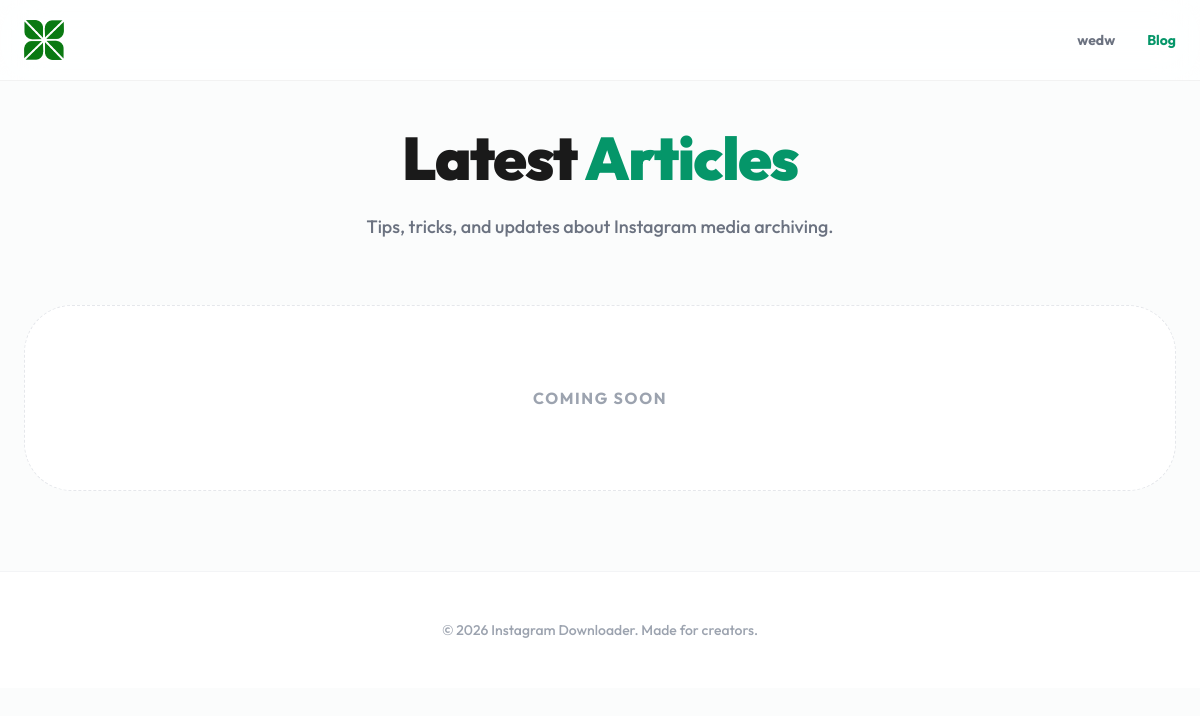
Screenshot of /blog.php with the database file from the repository.
### tables this page shows
CREATE TABLE site_settings (id INTEGER PRIMARY KEY AUTOINCREMENT, site_name TEXT, logo_path TEXT, favicon_path TEXT, header_code TEXT, footer_code TEXT);

### includes/db.php (called while the page is built, shortened)
<?php
function getSiteSettings($pdo)
{
    try {
        return $pdo->query("SELECT * FROM site_settings LIMIT 1")->fetch();
    } catch (\Exception $e) {
        return [];
    }
}
function getTranslations($pdo, $lang = 'en')
{
    try {
        $stmt = $pdo->prepare("SELECT t_key, t_value FROM translations WHERE lang_code = ?");
        $stmt->execute([$lang]);
        $rows = $stmt->fetchAll();
        $trans = [];
        foreach ($rows as $row) {
            $trans[$row['t_key']] = $row['t_value'];
        }
        return $trans;
    } catch (\Exception $e) {
        return [];
    }
}

### includes/SEO_Helper.php (called while the page is built, shortened)
<?php
class SEO_Helper
{
    public function __construct($pdo, $page = 'home', $lang = 'en')
    {
        $this->settings = getSiteSettings($pdo);
    }
}

### blog.php (the view, shortened to what this page needs)
<?php
require_once 'includes/db.php';
require_once 'includes/SEO_Helper.php';
$lang = $_GET['lang'] ?? 'en';
$settings = getSiteSettings($pdo);
$translations = getTranslations($pdo, $lang);
$defaults = [
    'en' => [
        'home' => 'Home',
        'blog' => 'Blog',
        'blog_title' => 'Latest <span class="text-emerald-600">Articles</span>',
        'blog_subtitle' => 'Tips, tricks, and updates about Instagram media archiving.',
        'read_more' => 'Read Story',
        'coming_soon' => 'Coming Soon'
    ],
    'id' => [
        'home' => 'Beranda',
        'blog' => 'Blog',
        'blog_title' => 'Artikel <span class="text-emerald-600">Terbaru</span>',
        'blog_subtitle' => 'Tips, trik, dan pembaruan tentang pengarsipan media Instagram.',
        'read_more' => 'Baca Artikel',
        'coming_soon' => 'Segera Hadir'
    ]
];
$t = array_merge($defaults[$lang] ?? $defaults['en'], $translations);
$seoHelper = new SEO_Helper($pdo, 'blog', $lang);
$stmt = $pdo->prepare("SELECT * FROM blog_posts WHERE lang_code = ? ORDER BY created_at DESC");
$stmt->execute([$lang]);
$posts = $stmt->fetchAll();
?>
<!DOCTYPE html>
<html lang="<?php echo $lang; ?>">
<head>
    <script src="https://cdn.tailwindcss.com"></script>
</head>
<body class="bg-gray-50/50">
    <header class="fixed top-0 left-0 right-0 z-50 glass-header">
        <div class="max-w-7xl mx-auto px-6 h-20 flex items-center justify-between">
            <a href="index.php?lang=<?php echo $lang; ?>" class="flex items-center gap-3 group">
                <div class="flex items-center">
                    <?php if (!empty($settings['logo_path'])): ?>
                        <img src="<?php echo htmlspecialchars($settings['logo_path']); ?>" class="h-10 w-auto">
                    <?php endif; ?>
                </div>
            </a>
            <nav class="flex items-center gap-8">
                <a href="index.php?lang=<?php echo $lang; ?>"
                    class="text-sm font-bold text-gray-500 hover:text-emerald-600 transition-colors"><?php echo $t['home']; ?></a>
                <a href="blog.php?lang=<?php echo $lang; ?>"
                    class="text-sm font-bold text-emerald-600"><?php echo $t['blog']; ?></a>
            </nav>
        </div>
    </header>
    <main class="pt-32 pb-20 px-6">
        <div class="max-w-7xl mx-auto">
            <header class="mb-16 text-center">
                <h1 class="text-5xl md:text-6xl font-black tracking-tight mb-6"><?php echo $t['blog_title']; ?></h1>
                <p class="text-gray-500 font-medium max-w-2xl mx-auto text-lg leading-relaxed">
                    <?php echo $t['blog_subtitle']; ?>
                </p>
            </header>
            <?php if (empty($posts)): ?>
                <div class="text-center py-20 bg-white rounded-[3rem] border border-dashed border-gray-200">
                    <p class="text-gray-400 font-bold uppercase tracking-widest">
                        <?php echo $t['coming_soon']; ?>
                    </p>
                </div>
            <?php endif; ?>
        </div>
    </main>
    <footer class="bg-white border-t border-gray-100 py-12">
        <div class="max-w-7xl mx-auto px-6 text-center">
            <p class="text-gray-400 font-medium text-sm">&copy; <?php echo date('Y'); ?>
                <?php echo htmlspecialchars($settings['site_name']); ?>. Made for creators.
            </p>
        </div>
    </footer>
</body>
</html>

### blog.php (style rules this page uses)
body { font-family: 'Outfit', sans-serif; background: #fafafa; color: #1a1a1a; }
.glass-header { background: rgba(255, 255, 255, 0.8); backdrop-filter: blur(20px); border-bottom: 1px solid rgba(0, 0, 0, 0.05); }

### rows the page displays
site_settings: logo_path (picture), site_name "Instagram Downloader"

### other values shown
$t['home'] "wedw"
$t['blog'] "Blog"
$t['blog_title'] "Latest Articles"
$t['blog_subtitle'] "Tips, tricks, and updates about Instagram media archiving."
$t['coming_soon'] "COMING SOON"
